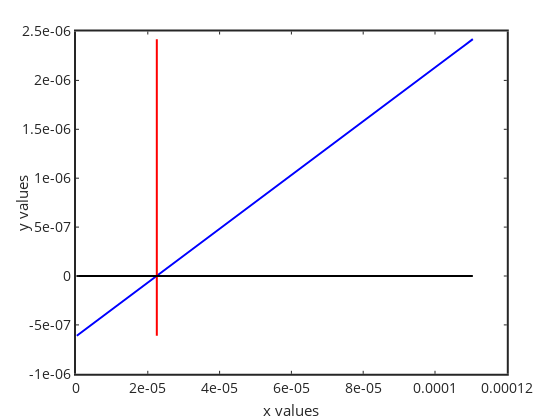

Notebook source saved alongside this figure:
### Code cell
x=[0.01*t:t/10:t*5];
y=a*x.^2+b.*x+c;

plot(x,y,'b-','linewidth',2)
hold on
plot([t t],[min(y) max(y)],'r','linewidth',2)
plot(x,zeros(size(x)),'k','linewidth',2)
set(gca,'linewidth',2,'fontsize',14)
xlabel('x values','fontsize',15); ylabel('y values','fontsize',15)
%axis([min(x) max(x) min(y) max(y)])

### Figure 1 — Plotly figure (JSON) as saved in the notebook; plotly's stock layout.template omitted (floating-point values rounded to 4 significant figures)
{"data": [{"line": {"color": "rgb(0,0,255)", "dash": "solid", "width": 2}, "marker": {"color": "rgb(0,0,255)", "line": {"color": "rgb(0,0,255)"}, "size": 6, "symbol": "none"}, "mode": "lines", "name": "", "showlegend": false, "type": "scatter", "visibility": true, "x": [2.251e-07, 2.476e-06, 4.728e-06, 6.979e-06, 9.231e-06, 1.148e-05, 1.373e-05, 1.598e-05, 1.824e-05, 2.049e-05, 2.274e-05, 2.499e-05, 2.724e-05, 2.949e-05, 3.174e-05, 3.4e-05, 3.625e-05, 3.85e-05, 4.075e-05, 4.3e-05, 4.525e-05, 4.75e-05, 4.975e-05, 5.201e-05, 5.426e-05, 5.651e-05, 5.876e-05, 6.101e-05, 6.326e-05, 6.551e-05, 6.777e-05, 7.002e-05, 7.227e-05, 7.452e-05, 7.677e-05, 7.902e-05, 8.127e-05, 8.353e-05, 8.578e-05, 8.803e-05, 9.028e-05, 9.253e-05, 9.478e-05, 9.703e-05, 9.928e-05, 0.0001015, 0.0001038, 0.000106, 0.0001083, 0.0001105], "xaxis": "x", "y": [-6.107e-07, -5.491e-07, -4.874e-07, -4.257e-07, -3.641e-07, -3.024e-07, -2.407e-07, -1.79e-07, -1.173e-07, -5.556e-08, 6.174e-09, 6.792e-08, 1.297e-07, 1.914e-07, 2.532e-07, 3.15e-07, 3.768e-07, 4.386e-07, 5.004e-07, 5.622e-07, 6.241e-07, 6.859e-07, 7.478e-07, 8.096e-07, 8.715e-07, 9.334e-07, 9.953e-07, 1.057e-06, 1.119e-06, 1.181e-06, 1.243e-06, 1.305e-06, 1.367e-06, 1.429e-06, 1.491e-06, 1.553e-06, 1.615e-06, 1.677e-06, 1.739e-06, 1.801e-06, 1.863e-06, 1.925e-06, 1.987e-06, 2.049e-06, 2.111e-06, 2.173e-06, 2.235e-06, 2.297e-06, 2.36e-06, 2.422e-06], "yaxis": "y"}, {"line": {"color": "rgb(255,0,0)", "dash": "solid", "width": 2}, "marker": {"color": "rgb(255,0,0)", "line": {"color": "rgb(255,0,0)"}, "size": 6, "symbol": "none"}, "mode": "lines", "name": "", "showlegend": false, "type": "scatter", "visibility": true, "x": [2.251e-05, 2.251e-05], "xaxis": "x", "y": [-6.107e-07, 2.422e-06], "yaxis": "y"}, {"line": {"color": "rgb(0,0,0)", "dash": "solid", "width": 2}, "marker": {"color": "rgb(0,0,0)", "line": {"color": "rgb(0,0,0)"}, "size": 6, "symbol": "none"}, "mode": "lines", "name": "", "showlegend": false, "type": "scatter", "visibility": true, "x": [2.251e-07, 2.476e-06, 4.728e-06, 6.979e-06, 9.231e-06, 1.148e-05, 1.373e-05, 1.598e-05, 1.824e-05, 2.049e-05, 2.274e-05, 2.499e-05, 2.724e-05, 2.949e-05, 3.174e-05, 3.4e-05, 3.625e-05, 3.85e-05, 4.075e-05, 4.3e-05, 4.525e-05, 4.75e-05, 4.975e-05, 5.201e-05, 5.426e-05, 5.651e-05, 5.876e-05, 6.101e-05, 6.326e-05, 6.551e-05, 6.777e-05, 7.002e-05, 7.227e-05, 7.452e-05, 7.677e-05, 7.902e-05, 8.127e-05, 8.353e-05, 8.578e-05, 8.803e-05, 9.028e-05, 9.253e-05, 9.478e-05, 9.703e-05, 9.928e-05, 0.0001015, 0.0001038, 0.000106, 0.0001083, 0.0001105], "xaxis": "x", "y": [0, 0, 0, 0, 0, 0, 0, 0, 0, 0, 0, 0, 0, 0, 0, 0, 0, 0, 0, 0, 0, 0, 0, 0, 0, 0, 0, 0, 0, 0, 0, 0, 0, 0, 0, 0, 0, 0, 0, 0, 0, 0, 0, 0, 0, 0, 0, 0, 0, 0], "yaxis": "y"}], "layout": {"height": 420, "hovermode": "closest", "margin": {"b": 0, "l": 0, "r": 0, "t": 0}, "plot_bgcolor": "rgba(0,0,0,0)", "showlegend": false, "width": 560, "xaxis": {"anchor": "y", "autorange": false, "domain": [0.1357, 0.905], "exponentformat": "none", "gridcolor": "rgba(38,38,38,0.15)", "gridwidth": 2, "linecolor": "rgb(38,38,38)", "linewidth": 2, "mirror": "ticks", "range": [0, 0.00012], "showgrid": false, "showline": true, "side": "bottom", "spikedash": "solid", "spikemode": "across", "spikesides": false, "spikethickness": 1, "tickangle": 0, "tickcolor": "rgb(38,38,38)", "tickfont": {"color": "rgb(38,38,38)", "size": 14}, "ticklen": 3, "ticks": "inside", "ticktext": ["0", "2e-05", "4e-05", "6e-05", "8e-05", "0.0001", "0.00012"], "tickvals": [0, 2e-05, 4e-05, 6e-05, 8e-05, 0.0001, 0.00012], "title": {"font": {"color": "rgb(38,38,38)", "size": 15}, "text": "x values"}, "type": "linear", "visible": true, "zeroline": false}, "yaxis": {"anchor": "x", "autorange": false, "domain": [0.11, 0.925], "exponentformat": "none", "gridcolor": "rgba(38,38,38,0.15)", "gridwidth": 2, "linecolor": "rgb(38,38,38)", "linewidth": 2, "mirror": "ticks", "range": [-1e-06, 2.5e-06], "showgrid": false, "showline": true, "side": "left", "spikedash": "solid", "spikemode": "across", "spikesides": false, "spikethickness": 1, "tickangle": 0, "tickcolor": "rgb(38,38,38)", "tickfont": {"color": "rgb(38,38,38)", "size": 14}, "ticklen": 3, "ticks": "inside", "ticktext": ["-1e-06", "-5e-07", "0", "5e-07", "1e-06", "1.5e-06", "2e-06", "2.5e-06"], "tickvals": [-1e-06, -5e-07, 0, 5e-07, 1e-06, 1.5e-06, 2e-06, 2.5e-06], "title": {"font": {"color": "rgb(38,38,38)", "size": 15}, "text": "y values"}, "type": "linear", "visible": true, "zeroline": false}}}
